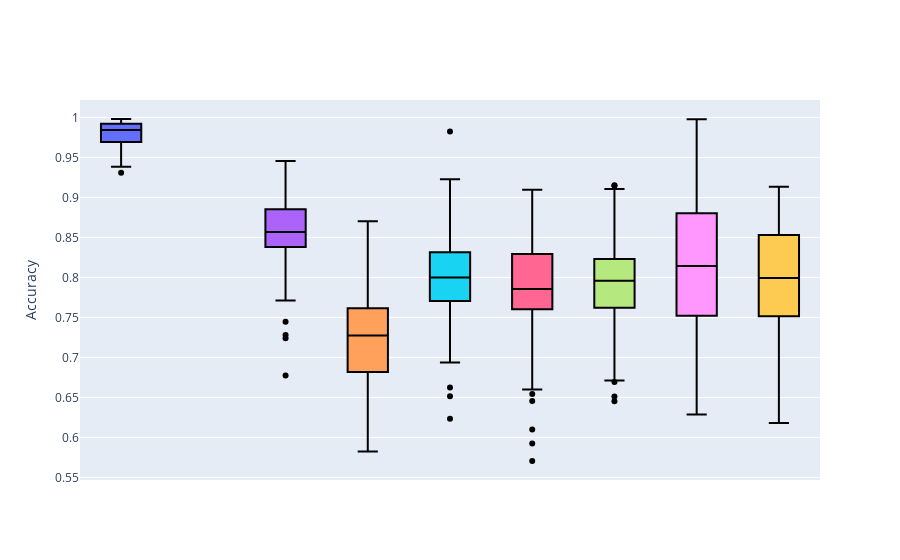

The notebook cell saved with this chart:
### Markdown cell above
### Accuracy (unlabelled)

### Code cell
#rel_dn

os.chdir('/media/krillman/240GB_DATA/codes2/SSL_GCM/')

d_n='n36_gaussian_mixture_d4_10000'
sdir=dspec.loc[d_n].save_folder

#print('computing for dn: {0}'.format(d_n))
master_spec=pd.read_excel('combined_spec.xls',sheet_name=None)
dspec=master_spec['dataset_spec'] #write dataset spec shorthand
dspec.set_index("d_n",inplace=True) #set idx for easier

csi=master_spec['dataset_si'][d_n].values
candidate_si=csi[~np.isnan(csi)]
candidate_si=[int(c) for c in candidate_si]
cspec=dspec.loc[d_n] #current spec
model_accs={}
all_si=[s for s in candidate_si]
model_accs['s_i']=all_si


with NoStdStreams():
    for current_model in model_names:
        vaccs=[]
        for s_i in candidate_si:
            try:
                vaccs.append(float(get_acc_ulab(dspec.save_folder.loc[d_n],s_i,current_model)))
            except:
                print('warning error for s_i: {0} and model: {1}'.format(s_i,current_model))
                vaccs.append(np.mean(vaccs))
        model_accs[current_model]=vaccs
    ma=pd.DataFrame(model_accs)

    for cm in model_names:
        ma[cm]=ma[cm].astype(str)

    list_of_plots=[]
    list_of_synthetic_plots=[]

    #get remaining s_i
    remaining_si=[i for i in ma.index]

    for s_i in remaining_si:
        im_fn=f'data_for_train_d_n_{d_n}_s_i_{s_i}_plot.png'
        fpath='../'+sdir+'/'+im_fn
        list_of_plots.append(fpath)
        im_fn=f'../{sdir}/synthetic_data/synthetic_data_d_n_{d_n}_s_i_{s_i}_plot.png'
        list_of_synthetic_plots.append(im_fn)
        
    ma['data_plot']=list_of_plots
    ma['synthetic_cgan_data']=list_of_synthetic_plots
    
    #all paths for decision boundary plots
    dict_of_paths={m:[get_soft_db_path(m,d_n,s_i,sdir) for s_i in remaining_si] for m in model_names }
    

    style_dict={}
    style_dict={m:make_float for m in model_names}
    style_dict.update({'data_plot':make_clickable,
                      'synthetic_cgan_data':make_clickable})

os.chdir('/media/krillman/240GB_DATA/codes2/SSL_GCM/collating_results')  


    
#ma.drop(columns=['s_i'],inplace=True)
#ma.style.format(style_dict)


#violin plots for model performamces
ma_i=copy.deepcopy(ma)

ma=ma_i.rename(columns={'CGAN_BASIC_DJ_SUPERVISED_CLASSIFIER':'CGAN_BASIC_SUPERVISED_CLASSIFIER'})


model_names_d4 = ['FULLY_SUPERVISED_CLASSIFIER',
               'CGAN_BASIC_SUPERVISED_CLASSIFIER',
               'VAT',
               'TRIPLE_GAN',
               'SSL_GAN',
               'SSL_VAE',
               'ENTROPY_MINIMISATION',
                'LABEL_PROPAGATION',
               'PARTIAL_SUPERVISED_CLASSIFIER']



ma_i=ma_i[model_names_d4]
ma_i=ma_i.astype(float)


fig = go.Figure()
for m in model_names_d4:
    fig.add_trace(go.Box(x=[m]*ma_i.shape[0],
                            y=ma_i[m],
                            name=m,
                        fillcolor=colours_dict[m],
                        marker_color="black"))

#fig.add_layout_image(dict(
#    source='causal_graphs/cg2.png',
#    x=0.7,
#    y=1,
#    )
#)
#ig.update_xaxes(title_text='Time')
fig.update_yaxes(title_text='Accuracy')
fig.update_xaxes(showticklabels=False)

fig.update_layout(showlegend=False)

fig.show()
fig.write_image("/media/krillman/240GB_DATA/codes2/SSL_GCM/collating_results/images/ulab_acc_g4_10000.png",scale=5)

### Figure 1 — Plotly figure (JSON) as saved in the notebook; plotly's stock layout.template omitted (floating-point values rounded to 4 significant figures)
{"data": [{"fillcolor": "#636EFA", "marker": {"color": "black"}, "name": "FULLY_SUPERVISED_CLASSIFIER", "type": "box", "x": ["FULLY_SUPERVISED_CLASSIFIER", "FULLY_SUPERVISED_CLASSIFIER", "FULLY_SUPERVISED_CLASSIFIER", "FULLY_SUPERVISED_CLASSIFIER", "FULLY_SUPERVISED_CLASSIFIER", "FULLY_SUPERVISED_CLASSIFIER", "FULLY_SUPERVISED_CLASSIFIER", "FULLY_SUPERVISED_CLASSIFIER", "FULLY_SUPERVISED_CLASSIFIER", "FULLY_SUPERVISED_CLASSIFIER", "FULLY_SUPERVISED_CLASSIFIER", "FULLY_SUPERVISED_CLASSIFIER", "FULLY_SUPERVISED_CLASSIFIER", "FULLY_SUPERVISED_CLASSIFIER", "FULLY_SUPERVISED_CLASSIFIER", "FULLY_SUPERVISED_CLASSIFIER", "FULLY_SUPERVISED_CLASSIFIER", "FULLY_SUPERVISED_CLASSIFIER", "FULLY_SUPERVISED_CLASSIFIER", "FULLY_SUPERVISED_CLASSIFIER", "FULLY_SUPERVISED_CLASSIFIER", "FULLY_SUPERVISED_CLASSIFIER", "FULLY_SUPERVISED_CLASSIFIER", "FULLY_SUPERVISED_CLASSIFIER", "FULLY_SUPERVISED_CLASSIFIER", "FULLY_SUPERVISED_CLASSIFIER", "FULLY_SUPERVISED_CLASSIFIER", "FULLY_SUPERVISED_CLASSIFIER", "FULLY_SUPERVISED_CLASSIFIER", "FULLY_SUPERVISED_CLASSIFIER", "FULLY_SUPERVISED_CLASSIFIER", "FULLY_SUPERVISED_CLASSIFIER", "FULLY_SUPERVISED_CLASSIFIER", "FULLY_SUPERVISED_CLASSIFIER", "FULLY_SUPERVISED_CLASSIFIER", "FULLY_SUPERVISED_CLASSIFIER", "FULLY_SUPERVISED_CLASSIFIER", "FULLY_SUPERVISED_CLASSIFIER", "FULLY_SUPERVISED_CLASSIFIER", "FULLY_SUPERVISED_CLASSIFIER", "FULLY_SUPERVISED_CLASSIFIER", "FULLY_SUPERVISED_CLASSIFIER", "FULLY_SUPERVISED_CLASSIFIER", "FULLY_SUPERVISED_CLASSIFIER", "FULLY_SUPERVISED_CLASSIFIER", "FULLY_SUPERVISED_CLASSIFIER", "FULLY_SUPERVISED_CLASSIFIER", "FULLY_SUPERVISED_CLASSIFIER", "FULLY_SUPERVISED_CLASSIFIER", "FULLY_SUPERVISED_CLASSIFIER", "FULLY_SUPERVISED_CLASSIFIER", "FULLY_SUPERVISED_CLASSIFIER", "FULLY_SUPERVISED_CLASSIFIER", "FULLY_SUPERVISED_CLASSIFIER", "FULLY_SUPERVISED_CLASSIFIER", "FULLY_SUPERVISED_CLASSIFIER", "FULLY_SUPERVISED_CLASSIFIER", "FULLY_SUPERVISED_CLASSIFIER", "FULLY_SUPERVISED_CLASSIFIER", "FULLY_SUPERVISED_CLASSIFIER", "FULLY_SUPERVISED_CLASSIFIER", "FULLY_SUPERVISED_CLASSIFIER", "FULLY_SUPERVISED_CLASSIFIER", "FULLY_SUPERVISED_CLASSIFIER", "FULLY_SUPERVISED_CLASSIFIER", "FULLY_SUPERVISED_CLASSIFIER", "FULLY_SUPERVISED_CLASSIFIER", "FULLY_SUPERVISED_CLASSIFIER", "FULLY_SUPERVISED_CLASSIFIER", "FULLY_SUPERVISED_CLASSIFIER", "FULLY_SUPERVISED_CLASSIFIER", "FULLY_SUPERVISED_CLASSIFIER", "FULLY_SUPERVISED_CLASSIFIER", "FULLY_SUPERVISED_CLASSIFIER", "FULLY_SUPERVISED_CLASSIFIER", "FULLY_SUPERVISED_CLASSIFIER", "FULLY_SUPERVISED_CLASSIFIER", "FULLY_SUPERVISED_CLASSIFIER", "FULLY_SUPERVISED_CLASSIFIER", "FULLY_SUPERVISED_CLASSIFIER", "FULLY_SUPERVISED_CLASSIFIER", "FULLY_SUPERVISED_CLASSIFIER", "FULLY_SUPERVISED_CLASSIFIER", "FULLY_SUPERVISED_CLASSIFIER", "FULLY_SUPERVISED_CLASSIFIER", "FULLY_SUPERVISED_CLASSIFIER", "FULLY_SUPERVISED_CLASSIFIER", "FULLY_SUPERVISED_CLASSIFIER", "FULLY_SUPERVISED_CLASSIFIER", "FULLY_SUPERVISED_CLASSIFIER", "FULLY_SUPERVISED_CLASSIFIER", "FULLY_SUPERVISED_CLASSIFIER", "FULLY_SUPERVISED_CLASSIFIER", "FULLY_SUPERVISED_CLASSIFIER", "FULLY_SUPERVISED_CLASSIFIER", "FULLY_SUPERVISED_CLASSIFIER", "FULLY_SUPERVISED_CLASSIFIER", "FULLY_SUPERVISED_CLASSIFIER", "FULLY_SUPERVISED_CLASSIFIER", "FULLY_SUPERVISED_CLASSIFIER"], "y": [0.9915, 0.9923, 0.9897, 0.983, 0.9588, 0.96, 0.9836, 0.9947, 0.9666, 0.9941, 0.9617, 0.9876, 0.9909, 0.9904, 0.9669, 0.9906, 0.9939, 0.993, 0.9881, 0.9722, 0.9386, 0.9691, 0.9906, 0.9931, 0.953, 0.9792, 0.9951, 0.9666, 0.9879, 0.996, 0.9498, 0.9938, 0.9948, 0.9578, 0.9679, 0.992, 0.9972, 0.962, 0.9704, 0.9858, 0.9925, 0.9801, 0.9887, 0.9835, 0.9644, 0.9678, 0.9739, 0.9717, 0.9932, 0.9596, 0.9769, 0.9919, 0.9897, 0.9857, 0.9851, 0.9865, 0.9743, 0.931, 0.9833, 0.9729, 0.9799, 0.9923, 0.9557, 0.9772, 0.9937, 0.9809, 0.9672, 0.9871, 0.9409, 0.9972, 0.9773, 0.9495, 0.9786, 0.9533, 0.9862, 0.9949, 0.9721, 0.9956, 0.9772, 0.9976, 0.9904, 0.9969, 0.9906, 0.9941, 0.9968, 0.9698, 0.9533, 0.9982, 0.9572, 0.9972, 0.973, 0.9972, 0.9671, 0.9836, 0.9894, 0.9835, 0.983, 0.9863, 0.9954, 0.9973]}, {"fillcolor": "#EF553B", "marker": {"color": "black"}, "name": "CGAN_BASIC_SUPERVISED_CLASSIFIER", "type": "box", "x": ["CGAN_BASIC_SUPERVISED_CLASSIFIER", "CGAN_BASIC_SUPERVISED_CLASSIFIER", "CGAN_BASIC_SUPERVISED_CLASSIFIER", "CGAN_BASIC_SUPERVISED_CLASSIFIER", "CGAN_BASIC_SUPERVISED_CLASSIFIER", "CGAN_BASIC_SUPERVISED_CLASSIFIER", "CGAN_BASIC_SUPERVISED_CLASSIFIER", "CGAN_BASIC_SUPERVISED_CLASSIFIER", "CGAN_BASIC_SUPERVISED_CLASSIFIER", "CGAN_BASIC_SUPERVISED_CLASSIFIER", "CGAN_BASIC_SUPERVISED_CLASSIFIER", "CGAN_BASIC_SUPERVISED_CLASSIFIER", "CGAN_BASIC_SUPERVISED_CLASSIFIER", "CGAN_BASIC_SUPERVISED_CLASSIFIER", "CGAN_BASIC_SUPERVISED_CLASSIFIER", "CGAN_BASIC_SUPERVISED_CLASSIFIER", "CGAN_BASIC_SUPERVISED_CLASSIFIER", "CGAN_BASIC_SUPERVISED_CLASSIFIER", "CGAN_BASIC_SUPERVISED_CLASSIFIER", "CGAN_BASIC_SUPERVISED_CLASSIFIER", "CGAN_BASIC_SUPERVISED_CLASSIFIER", "CGAN_BASIC_SUPERVISED_CLASSIFIER", "CGAN_BASIC_SUPERVISED_CLASSIFIER", "CGAN_BASIC_SUPERVISED_CLASSIFIER", "CGAN_BASIC_SUPERVISED_CLASSIFIER", "CGAN_BASIC_SUPERVISED_CLASSIFIER", "CGAN_BASIC_SUPERVISED_CLASSIFIER", "CGAN_BASIC_SUPERVISED_CLASSIFIER", "CGAN_BASIC_SUPERVISED_CLASSIFIER", "CGAN_BASIC_SUPERVISED_CLASSIFIER", "CGAN_BASIC_SUPERVISED_CLASSIFIER", "CGAN_BASIC_SUPERVISED_CLASSIFIER", "CGAN_BASIC_SUPERVISED_CLASSIFIER", "CGAN_BASIC_SUPERVISED_CLASSIFIER", "CGAN_BASIC_SUPERVISED_CLASSIFIER", "CGAN_BASIC_SUPERVISED_CLASSIFIER", "CGAN_BASIC_SUPERVISED_CLASSIFIER", "CGAN_BASIC_SUPERVISED_CLASSIFIER", "CGAN_BASIC_SUPERVISED_CLASSIFIER", "CGAN_BASIC_SUPERVISED_CLASSIFIER", "CGAN_BASIC_SUPERVISED_CLASSIFIER", "CGAN_BASIC_SUPERVISED_CLASSIFIER", "CGAN_BASIC_SUPERVISED_CLASSIFIER", "CGAN_BASIC_SUPERVISED_CLASSIFIER", "CGAN_BASIC_SUPERVISED_CLASSIFIER", "CGAN_BASIC_SUPERVISED_CLASSIFIER", "CGAN_BASIC_SUPERVISED_CLASSIFIER", "CGAN_BASIC_SUPERVISED_CLASSIFIER", "CGAN_BASIC_SUPERVISED_CLASSIFIER", "CGAN_BASIC_SUPERVISED_CLASSIFIER", "CGAN_BASIC_SUPERVISED_CLASSIFIER", "CGAN_BASIC_SUPERVISED_CLASSIFIER", "CGAN_BASIC_SUPERVISED_CLASSIFIER", "CGAN_BASIC_SUPERVISED_CLASSIFIER", "CGAN_BASIC_SUPERVISED_CLASSIFIER", "CGAN_BASIC_SUPERVISED_CLASSIFIER", "CGAN_BASIC_SUPERVISED_CLASSIFIER", "CGAN_BASIC_SUPERVISED_CLASSIFIER", "CGAN_BASIC_SUPERVISED_CLASSIFIER", "CGAN_BASIC_SUPERVISED_CLASSIFIER", "CGAN_BASIC_SUPERVISED_CLASSIFIER", "CGAN_BASIC_SUPERVISED_CLASSIFIER", "CGAN_BASIC_SUPERVISED_CLASSIFIER", "CGAN_BASIC_SUPERVISED_CLASSIFIER", "CGAN_BASIC_SUPERVISED_CLASSIFIER", "CGAN_BASIC_SUPERVISED_CLASSIFIER", "CGAN_BASIC_SUPERVISED_CLASSIFIER", "CGAN_BASIC_SUPERVISED_CLASSIFIER", "CGAN_BASIC_SUPERVISED_CLASSIFIER", "CGAN_BASIC_SUPERVISED_CLASSIFIER", "CGAN_BASIC_SUPERVISED_CLASSIFIER", "CGAN_BASIC_SUPERVISED_CLASSIFIER", "CGAN_BASIC_SUPERVISED_CLASSIFIER", "CGAN_BASIC_SUPERVISED_CLASSIFIER", "CGAN_BASIC_SUPERVISED_CLASSIFIER", "CGAN_BASIC_SUPERVISED_CLASSIFIER", "CGAN_BASIC_SUPERVISED_CLASSIFIER", "CGAN_BASIC_SUPERVISED_CLASSIFIER", "CGAN_BASIC_SUPERVISED_CLASSIFIER", "CGAN_BASIC_SUPERVISED_CLASSIFIER", "CGAN_BASIC_SUPERVISED_CLASSIFIER", "CGAN_BASIC_SUPERVISED_CLASSIFIER", "CGAN_BASIC_SUPERVISED_CLASSIFIER", "CGAN_BASIC_SUPERVISED_CLASSIFIER", "CGAN_BASIC_SUPERVISED_CLASSIFIER", "CGAN_BASIC_SUPERVISED_CLASSIFIER", "CGAN_BASIC_SUPERVISED_CLASSIFIER", "CGAN_BASIC_SUPERVISED_CLASSIFIER", "CGAN_BASIC_SUPERVISED_CLASSIFIER", "CGAN_BASIC_SUPERVISED_CLASSIFIER", "CGAN_BASIC_SUPERVISED_CLASSIFIER", "CGAN_BASIC_SUPERVISED_CLASSIFIER", "CGAN_BASIC_SUPERVISED_CLASSIFIER", "CGAN_BASIC_SUPERVISED_CLASSIFIER", "CGAN_BASIC_SUPERVISED_CLASSIFIER", "CGAN_BASIC_SUPERVISED_CLASSIFIER", "CGAN_BASIC_SUPERVISED_CLASSIFIER", "CGAN_BASIC_SUPERVISED_CLASSIFIER", "CGAN_BASIC_SUPERVISED_CLASSIFIER", "CGAN_BASIC_SUPERVISED_CLASSIFIER"], "y": [null, null, null, null, null, null, null, null, null, null, null, null, null, null, null, null, null, null, null, null, null, null, null, null, null, null, null, null, null, null, null, null, null, null, null, null, null, null, null, null, null, null, null, null, null, null, null, null, null, null, null, null, null, null, null, null, null, null, null, null, null, null, null, null, null, null, null, null, null, null, null, null, null, null, null, null, null, null, null, null, null, null, null, null, null, null, null, null, null, null, null, null, null, null, null, null, null, null, null, null]}, {"fillcolor": "#AB63FA", "marker": {"color": "black"}, "name": "VAT", "type": "box", "x": ["VAT", "VAT", "VAT", "VAT", "VAT", "VAT", "VAT", "VAT", "VAT", "VAT", "VAT", "VAT", "VAT", "VAT", "VAT", "VAT", "VAT", "VAT", "VAT", "VAT", "VAT", "VAT", "VAT", "VAT", "VAT", "VAT", "VAT", "VAT", "VAT", "VAT", "VAT", "VAT", "VAT", "VAT", "VAT", "VAT", "VAT", "VAT", "VAT", "VAT", "VAT", "VAT", "VAT", "VAT", "VAT", "VAT", "VAT", "VAT", "VAT", "VAT", "VAT", "VAT", "VAT", "VAT", "VAT", "VAT", "VAT", "VAT", "VAT", "VAT", "VAT", "VAT", "VAT", "VAT", "VAT", "VAT", "VAT", "VAT", "VAT", "VAT", "VAT", "VAT", "VAT", "VAT", "VAT", "VAT", "VAT", "VAT", "VAT", "VAT", "VAT", "VAT", "VAT", "VAT", "VAT", "VAT", "VAT", "VAT", "VAT", "VAT", "VAT", "VAT", "VAT", "VAT", "VAT", "VAT", "VAT", "VAT", "VAT", "VAT"], "y": [0.8037, 0.8848, 0.7282, 0.8022, 0.9011, 0.9197, 0.8359, 0.7241, 0.9096, 0.9031, 0.8493, 0.8141, 0.8238, 0.8425, 0.9194, 0.8525, 0.9249, 0.8522, 0.871, 0.7945, 0.7752, 0.8845, 0.8806, 0.9131, 0.8127, 0.8796, 0.9155, 0.8163, 0.9342, 0.8952, 0.8614, 0.8368, 0.8437, 0.8012, 0.8538, 0.8652, 0.9178, 0.8849, 0.8633, 0.7447, 0.9106, 0.7832, 0.7712, 0.8695, 0.8857, 0.839, 0.9254, 0.9264, 0.9009, 0.8682, 0.8596, 0.9102, 0.8882, 0.8021, 0.9443, 0.854, 0.8621, 0.8388, 0.8664, 0.8709, 0.8642, 0.8808, 0.87, 0.9456, 0.8936, 0.8796, 0.8162, 0.7942, 0.8511, 0.8218, 0.8713, 0.9034, 0.8917, 0.774, 0.9064, 0.8946, 0.8327, 0.8735, 0.6776, 0.8229, 0.8493, 0.8681, 0.8377, 0.857, 0.857, 0.857, 0.857, 0.857, 0.857, 0.857, 0.857, 0.857, 0.857, 0.857, 0.857, 0.857, 0.857, 0.857, 0.857, 0.857]}, {"fillcolor": "#FFA15A", "marker": {"color": "black"}, "name": "TRIPLE_GAN", "type": "box", "x": ["TRIPLE_GAN", "TRIPLE_GAN", "TRIPLE_GAN", "TRIPLE_GAN", "TRIPLE_GAN", "TRIPLE_GAN", "TRIPLE_GAN", "TRIPLE_GAN", "TRIPLE_GAN", "TRIPLE_GAN", "TRIPLE_GAN", "TRIPLE_GAN", "TRIPLE_GAN", "TRIPLE_GAN", "TRIPLE_GAN", "TRIPLE_GAN", "TRIPLE_GAN", "TRIPLE_GAN", "TRIPLE_GAN", "TRIPLE_GAN", "TRIPLE_GAN", "TRIPLE_GAN", "TRIPLE_GAN", "TRIPLE_GAN", "TRIPLE_GAN", "TRIPLE_GAN", "TRIPLE_GAN", "TRIPLE_GAN", "TRIPLE_GAN", "TRIPLE_GAN", "TRIPLE_GAN", "TRIPLE_GAN", "TRIPLE_GAN", "TRIPLE_GAN", "TRIPLE_GAN", "TRIPLE_GAN", "TRIPLE_GAN", "TRIPLE_GAN", "TRIPLE_GAN", "TRIPLE_GAN", "TRIPLE_GAN", "TRIPLE_GAN", "TRIPLE_GAN", "TRIPLE_GAN", "TRIPLE_GAN", "TRIPLE_GAN", "TRIPLE_GAN", "TRIPLE_GAN", "TRIPLE_GAN", "TRIPLE_GAN", "TRIPLE_GAN", "TRIPLE_GAN", "TRIPLE_GAN", "TRIPLE_GAN", "TRIPLE_GAN", "TRIPLE_GAN", "TRIPLE_GAN", "TRIPLE_GAN", "TRIPLE_GAN", "TRIPLE_GAN", "TRIPLE_GAN", "TRIPLE_GAN", "TRIPLE_GAN", "TRIPLE_GAN", "TRIPLE_GAN", "TRIPLE_GAN", "TRIPLE_GAN", "TRIPLE_GAN", "TRIPLE_GAN", "TRIPLE_GAN", "TRIPLE_GAN", "TRIPLE_GAN", "TRIPLE_GAN", "TRIPLE_GAN", "TRIPLE_GAN", "TRIPLE_GAN", "TRIPLE_GAN", "TRIPLE_GAN", "TRIPLE_GAN", "TRIPLE_GAN", "TRIPLE_GAN", "TRIPLE_GAN", "TRIPLE_GAN", "TRIPLE_GAN", "TRIPLE_GAN", "TRIPLE_GAN", "TRIPLE_GAN", "TRIPLE_GAN", "TRIPLE_GAN", "TRIPLE_GAN", "TRIPLE_GAN", "TRIPLE_GAN", "TRIPLE_GAN", "TRIPLE_GAN", "TRIPLE_GAN", "TRIPLE_GAN", "TRIPLE_GAN", "TRIPLE_GAN", "TRIPLE_GAN", "TRIPLE_GAN"], "y": [0.6627, 0.7394, 0.6162, 0.758, 0.8705, 0.7293, 0.736, 0.6433, 0.7446, 0.6874, 0.7611, 0.7224, 0.5827, 0.6611, 0.688, 0.7362, 0.793, 0.8539, 0.7221, 0.6825, 0.6638, 0.6326, 0.7623, 0.8269, 0.6326, 0.8092, 0.7917, 0.8469, 0.652, 0.7175, 0.6866, 0.7126, 0.7664, 0.7306, 0.6417, 0.8296, 0.7269, 0.6651, 0.7871, 0.6677, 0.7418, 0.772, 0.6812, 0.7552, 0.6781, 0.6472, 0.8099, 0.8236, 0.6778, 0.645, 0.756, 0.8031, 0.7639, 0.6606, 0.7339, 0.6461, 0.6356, 0.6741, 0.7628, 0.6196, 0.7251, 0.8397, 0.7322, 0.7414, 0.6851, 0.8135, 0.7077, 0.6952, 0.8214, 0.7926, 0.709, 0.7511, 0.7587, 0.7786, 0.8593, 0.8016, 0.761, 0.7462, 0.7285, 0.6275, 0.6521, 0.8182, 0.6042, 0.7274, 0.7274, 0.7274, 0.7274, 0.7274, 0.7274, 0.7274, 0.7274, 0.7274, 0.7274, 0.7274, 0.7274, 0.7274, 0.7274, 0.7274, 0.7274, 0.7274]}, {"fillcolor": "#19D3F3", "marker": {"color": "black"}, "name": "SSL_GAN", "type": "box", "x": ["SSL_GAN", "SSL_GAN", "SSL_GAN", "SSL_GAN", "SSL_GAN", "SSL_GAN", "SSL_GAN", "SSL_GAN", "SSL_GAN", "SSL_GAN", "SSL_GAN", "SSL_GAN", "SSL_GAN", "SSL_GAN", "SSL_GAN", "SSL_GAN", "SSL_GAN", "SSL_GAN", "SSL_GAN", "SSL_GAN", "SSL_GAN", "SSL_GAN", "SSL_GAN", "SSL_GAN", "SSL_GAN", "SSL_GAN", "SSL_GAN", "SSL_GAN", "SSL_GAN", "SSL_GAN", "SSL_GAN", "SSL_GAN", "SSL_GAN", "SSL_GAN", "SSL_GAN", "SSL_GAN", "SSL_GAN", "SSL_GAN", "SSL_GAN", "SSL_GAN", "SSL_GAN", "SSL_GAN", "SSL_GAN", "SSL_GAN", "SSL_GAN", "SSL_GAN", "SSL_GAN", "SSL_GAN", "SSL_GAN", "SSL_GAN", "SSL_GAN", "SSL_GAN", "SSL_GAN", "SSL_GAN", "SSL_GAN", "SSL_GAN", "SSL_GAN", "SSL_GAN", "SSL_GAN", "SSL_GAN", "SSL_GAN", "SSL_GAN", "SSL_GAN", "SSL_GAN", "SSL_GAN", "SSL_GAN", "SSL_GAN", "SSL_GAN", "SSL_GAN", "SSL_GAN", "SSL_GAN", "SSL_GAN", "SSL_GAN", "SSL_GAN", "SSL_GAN", "SSL_GAN", "SSL_GAN", "SSL_GAN", "SSL_GAN", "SSL_GAN", "SSL_GAN", "SSL_GAN", "SSL_GAN", "SSL_GAN", "SSL_GAN", "SSL_GAN", "SSL_GAN", "SSL_GAN", "SSL_GAN", "SSL_GAN", "SSL_GAN", "SSL_GAN", "SSL_GAN", "SSL_GAN", "SSL_GAN", "SSL_GAN", "SSL_GAN", "SSL_GAN", "SSL_GAN", "SSL_GAN"], "y": [0.7301, 0.9115, 0.6235, 0.8057, 0.9187, 0.826, 0.7646, 0.7415, 0.827, 0.8374, 0.7776, 0.7981, 0.7387, 0.8525, 0.7754, 0.8042, 0.8925, 0.8594, 0.7178, 0.7336, 0.6516, 0.6939, 0.8311, 0.8661, 0.7132, 0.7866, 0.8855, 0.7847, 0.8491, 0.7859, 0.7715, 0.7383, 0.7552, 0.8373, 0.8784, 0.8329, 0.8358, 0.864, 0.8317, 0.7214, 0.7968, 0.8261, 0.7431, 0.7543, 0.8123, 0.7546, 0.821, 0.8502, 0.8921, 0.8689, 0.8314, 0.8737, 0.7637, 0.77, 0.8381, 0.6986, 0.8036, 0.813, 0.811, 0.779, 0.7951, 0.8886, 0.8065, 0.9827, 0.71, 0.7875, 0.7735, 0.7772, 0.6625, 0.7859, 0.8135, 0.7703, 0.8001, 0.8296, 0.9229, 0.8781, 0.7709, 0.8307, 0.7834, 0.747, 0.7132, 0.882, 0.7421, 0.8001, 0.8001, 0.8001, 0.8001, 0.8001, 0.8001, 0.8001, 0.8001, 0.8001, 0.8001, 0.8001, 0.8001, 0.8001, 0.8001, 0.8001, 0.8001, 0.8001]}, {"fillcolor": "#FF6692", "marker": {"color": "black"}, "name": "SSL_VAE", "type": "box", "x": ["SSL_VAE", "SSL_VAE", "SSL_VAE", "SSL_VAE", "SSL_VAE", "SSL_VAE", "SSL_VAE", "SSL_VAE", "SSL_VAE", "SSL_VAE", "SSL_VAE", "SSL_VAE", "SSL_VAE", "SSL_VAE", "SSL_VAE", "SSL_VAE", "SSL_VAE", "SSL_VAE", "SSL_VAE", "SSL_VAE", "SSL_VAE", "SSL_VAE", "SSL_VAE", "SSL_VAE", "SSL_VAE", "SSL_VAE", "SSL_VAE", "SSL_VAE", "SSL_VAE", "SSL_VAE", "SSL_VAE", "SSL_VAE", "SSL_VAE", "SSL_VAE", "SSL_VAE", "SSL_VAE", "SSL_VAE", "SSL_VAE", "SSL_VAE", "SSL_VAE", "SSL_VAE", "SSL_VAE", "SSL_VAE", "SSL_VAE", "SSL_VAE", "SSL_VAE", "SSL_VAE", "SSL_VAE", "SSL_VAE", "SSL_VAE", "SSL_VAE", "SSL_VAE", "SSL_VAE", "SSL_VAE", "SSL_VAE", "SSL_VAE", "SSL_VAE", "SSL_VAE", "SSL_VAE", "SSL_VAE", "SSL_VAE", "SSL_VAE", "SSL_VAE", "SSL_VAE", "SSL_VAE", "SSL_VAE", "SSL_VAE", "SSL_VAE", "SSL_VAE", "SSL_VAE", "SSL_VAE", "SSL_VAE", "SSL_VAE", "SSL_VAE", "SSL_VAE", "SSL_VAE", "SSL_VAE", "SSL_VAE", "SSL_VAE", "SSL_VAE", "SSL_VAE", "SSL_VAE", "SSL_VAE", "SSL_VAE", "SSL_VAE", "SSL_VAE", "SSL_VAE", "SSL_VAE", "SSL_VAE", "SSL_VAE", "SSL_VAE", "SSL_VAE", "SSL_VAE", "SSL_VAE", "SSL_VAE", "SSL_VAE", "SSL_VAE", "SSL_VAE", "SSL_VAE", "SSL_VAE"], "y": [0.5927, 0.8849, 0.7314, 0.796, 0.9023, 0.7608, 0.8232, 0.6457, 0.8479, 0.8256, 0.8163, 0.7878, 0.8037, 0.8382, 0.6709, 0.7597, 0.8809, 0.7491, 0.831, 0.6741, 0.8438, 0.7802, 0.7698, 0.9098, 0.7483, 0.7714, 0.8772, 0.8116, 0.8297, 0.7908, 0.6864, 0.8331, 0.8292, 0.7675, 0.8529, 0.8006, 0.7324, 0.8706, 0.8068, 0.5707, 0.8571, 0.8227, 0.6101, 0.7139, 0.8868, 0.701, 0.8534, 0.8316, 0.7766, 0.8224, 0.7417, 0.8169, 0.8136, 0.723, 0.8264, 0.7347, 0.7329, 0.7817, 0.8171, 0.7046, 0.6891, 0.8607, 0.8512, 0.8689, 0.8304, 0.7957, 0.7876, 0.66, 0.7303, 0.801, 0.7782, 0.7305, 0.7927, 0.7733, 0.8685, 0.8643, 0.809, 0.8662, 0.6545, 0.7754, 0.8197, 0.8614, 0.6677, 0.7857, 0.7857, 0.7857, 0.7857, 0.7857, 0.7857, 0.7857, 0.7857, 0.7857, 0.7857, 0.7857, 0.7857, 0.7857, 0.7857, 0.7857, 0.7857, 0.7857]}, {"fillcolor": "#B6E880", "marker": {"color": "black"}, "name": "ENTROPY_MINIMISATION", "type": "box", "x": ["ENTROPY_MINIMISATION", "ENTROPY_MINIMISATION", "ENTROPY_MINIMISATION", "ENTROPY_MINIMISATION", "ENTROPY_MINIMISATION", "ENTROPY_MINIMISATION", "ENTROPY_MINIMISATION", "ENTROPY_MINIMISATION", "ENTROPY_MINIMISATION", "ENTROPY_MINIMISATION", "ENTROPY_MINIMISATION", "ENTROPY_MINIMISATION", "ENTROPY_MINIMISATION", "ENTROPY_MINIMISATION", "ENTROPY_MINIMISATION", "ENTROPY_MINIMISATION", "ENTROPY_MINIMISATION", "ENTROPY_MINIMISATION", "ENTROPY_MINIMISATION", "ENTROPY_MINIMISATION", "ENTROPY_MINIMISATION", "ENTROPY_MINIMISATION", "ENTROPY_MINIMISATION", "ENTROPY_MINIMISATION", "ENTROPY_MINIMISATION", "ENTROPY_MINIMISATION", "ENTROPY_MINIMISATION", "ENTROPY_MINIMISATION", "ENTROPY_MINIMISATION", "ENTROPY_MINIMISATION", "ENTROPY_MINIMISATION", "ENTROPY_MINIMISATION", "ENTROPY_MINIMISATION", "ENTROPY_MINIMISATION", "ENTROPY_MINIMISATION", "ENTROPY_MINIMISATION", "ENTROPY_MINIMISATION", "ENTROPY_MINIMISATION", "ENTROPY_MINIMISATION", "ENTROPY_MINIMISATION", "ENTROPY_MINIMISATION", "ENTROPY_MINIMISATION", "ENTROPY_MINIMISATION", "ENTROPY_MINIMISATION", "ENTROPY_MINIMISATION", "ENTROPY_MINIMISATION", "ENTROPY_MINIMISATION", "ENTROPY_MINIMISATION", "ENTROPY_MINIMISATION", "ENTROPY_MINIMISATION", "ENTROPY_MINIMISATION", "ENTROPY_MINIMISATION", "ENTROPY_MINIMISATION", "ENTROPY_MINIMISATION", "ENTROPY_MINIMISATION", "ENTROPY_MINIMISATION", "ENTROPY_MINIMISATION", "ENTROPY_MINIMISATION", "ENTROPY_MINIMISATION", "ENTROPY_MINIMISATION", "ENTROPY_MINIMISATION", "ENTROPY_MINIMISATION", "ENTROPY_MINIMISATION", "ENTROPY_MINIMISATION", "ENTROPY_MINIMISATION", "ENTROPY_MINIMISATION", "ENTROPY_MINIMISATION", "ENTROPY_MINIMISATION", "ENTROPY_MINIMISATION", "ENTROPY_MINIMISATION", "ENTROPY_MINIMISATION", "ENTROPY_MINIMISATION", "ENTROPY_MINIMISATION", "ENTROPY_MINIMISATION", "ENTROPY_MINIMISATION", "ENTROPY_MINIMISATION", "ENTROPY_MINIMISATION", "ENTROPY_MINIMISATION", "ENTROPY_MINIMISATION", "ENTROPY_MINIMISATION", "ENTROPY_MINIMISATION", "ENTROPY_MINIMISATION", "ENTROPY_MINIMISATION", "ENTROPY_MINIMISATION", "ENTROPY_MINIMISATION", "ENTROPY_MINIMISATION", "ENTROPY_MINIMISATION", "ENTROPY_MINIMISATION", "ENTROPY_MINIMISATION", "ENTROPY_MINIMISATION", "ENTROPY_MINIMISATION", "ENTROPY_MINIMISATION", "ENTROPY_MINIMISATION", "ENTROPY_MINIMISATION", "ENTROPY_MINIMISATION", "ENTROPY_MINIMISATION", "ENTROPY_MINIMISATION", "ENTROPY_MINIMISATION", "ENTROPY_MINIMISATION", "ENTROPY_MINIMISATION"], "y": [0.7502, 0.8248, 0.6454, 0.8533, 0.8163, 0.8008, 0.7927, 0.7353, 0.8619, 0.8189, 0.7368, 0.7969, 0.8096, 0.8329, 0.6512, 0.7734, 0.8833, 0.7877, 0.7673, 0.7425, 0.8214, 0.7414, 0.7799, 0.8928, 0.7512, 0.8215, 0.8549, 0.7628, 0.8045, 0.8283, 0.8078, 0.7996, 0.8715, 0.7664, 0.8581, 0.8321, 0.7455, 0.8866, 0.7444, 0.686, 0.7859, 0.8, 0.7122, 0.7156, 0.8421, 0.7511, 0.9106, 0.8604, 0.8945, 0.8914, 0.7433, 0.8377, 0.7875, 0.7954, 0.8141, 0.7354, 0.7578, 0.8125, 0.8755, 0.6712, 0.8646, 0.9155, 0.6978, 0.9066, 0.7642, 0.7105, 0.7787, 0.7974, 0.7265, 0.7751, 0.7618, 0.7998, 0.818, 0.737, 0.8913, 0.795, 0.7462, 0.9147, 0.6695, 0.7869, 0.7928, 0.9026, 0.797, 0.7962, 0.7962, 0.7962, 0.7962, 0.7962, 0.7962, 0.7962, 0.7962, 0.7962, 0.7962, 0.7962, 0.7962, 0.7962, 0.7962, 0.7962, 0.7962, 0.7962]}, {"fillcolor": "#FF97FF", "marker": {"color": "black"}, "name": "LABEL_PROPAGATION", "type": "box", "x": ["LABEL_PROPAGATION", "LABEL_PROPAGATION", "LABEL_PROPAGATION", "LABEL_PROPAGATION", "LABEL_PROPAGATION", "LABEL_PROPAGATION", "LABEL_PROPAGATION", "LABEL_PROPAGATION", "LABEL_PROPAGATION", "LABEL_PROPAGATION", "LABEL_PROPAGATION", "LABEL_PROPAGATION", "LABEL_PROPAGATION", "LABEL_PROPAGATION", "LABEL_PROPAGATION", "LABEL_PROPAGATION", "LABEL_PROPAGATION", "LABEL_PROPAGATION", "LABEL_PROPAGATION", "LABEL_PROPAGATION", "LABEL_PROPAGATION", "LABEL_PROPAGATION", "LABEL_PROPAGATION", "LABEL_PROPAGATION", "LABEL_PROPAGATION", "LABEL_PROPAGATION", "LABEL_PROPAGATION", "LABEL_PROPAGATION", "LABEL_PROPAGATION", "LABEL_PROPAGATION", "LABEL_PROPAGATION", "LABEL_PROPAGATION", "LABEL_PROPAGATION", "LABEL_PROPAGATION", "LABEL_PROPAGATION", "LABEL_PROPAGATION", "LABEL_PROPAGATION", "LABEL_PROPAGATION", "LABEL_PROPAGATION", "LABEL_PROPAGATION", "LABEL_PROPAGATION", "LABEL_PROPAGATION", "LABEL_PROPAGATION", "LABEL_PROPAGATION", "LABEL_PROPAGATION", "LABEL_PROPAGATION", "LABEL_PROPAGATION", "LABEL_PROPAGATION", "LABEL_PROPAGATION", "LABEL_PROPAGATION", "LABEL_PROPAGATION", "LABEL_PROPAGATION", "LABEL_PROPAGATION", "LABEL_PROPAGATION", "LABEL_PROPAGATION", "LABEL_PROPAGATION", "LABEL_PROPAGATION", "LABEL_PROPAGATION", "LABEL_PROPAGATION", "LABEL_PROPAGATION", "LABEL_PROPAGATION", "LABEL_PROPAGATION", "LABEL_PROPAGATION", "LABEL_PROPAGATION", "LABEL_PROPAGATION", "LABEL_PROPAGATION", "LABEL_PROPAGATION", "LABEL_PROPAGATION", "LABEL_PROPAGATION", "LABEL_PROPAGATION", "LABEL_PROPAGATION", "LABEL_PROPAGATION", "LABEL_PROPAGATION", "LABEL_PROPAGATION", "LABEL_PROPAGATION", "LABEL_PROPAGATION", "LABEL_PROPAGATION", "LABEL_PROPAGATION", "LABEL_PROPAGATION", "LABEL_PROPAGATION", "LABEL_PROPAGATION", "LABEL_PROPAGATION", "LABEL_PROPAGATION", "LABEL_PROPAGATION", "LABEL_PROPAGATION", "LABEL_PROPAGATION", "LABEL_PROPAGATION", "LABEL_PROPAGATION", "LABEL_PROPAGATION", "LABEL_PROPAGATION", "LABEL_PROPAGATION", "LABEL_PROPAGATION", "LABEL_PROPAGATION", "LABEL_PROPAGATION", "LABEL_PROPAGATION", "LABEL_PROPAGATION", "LABEL_PROPAGATION", "LABEL_PROPAGATION", "LABEL_PROPAGATION", "LABEL_PROPAGATION"], "y": [0.7292, 0.8786, 0.657, 0.8632, 0.9284, 0.9325, 0.8377, 0.7196, 0.917, 0.9586, 0.707, 0.8373, 0.6741, 0.8479, 0.7493, 0.7651, 0.8936, 0.7995, 0.7707, 0.692, 0.7333, 0.6967, 0.8442, 0.9527, 0.7983, 0.7847, 0.9165, 0.7554, 0.9045, 0.7936, 0.839, 0.826, 0.8354, 0.7243, 0.6906, 0.8913, 0.77, 0.9979, 0.8759, 0.6287, 0.8832, 0.799, 0.7335, 0.6874, 0.9131, 0.6708, 0.8384, 0.7466, 0.9236, 0.935, 0.7357, 0.9232, 0.8111, 0.7884, 0.9253, 0.7259, 0.8904, 0.8151, 0.8619, 0.7315, 0.8914, 0.8838, 0.8413, 0.8819, 0.901, 0.9327, 0.8022, 0.6645, 0.7338, 0.8462, 0.7139, 0.8698, 0.8748, 0.6665, 0.973, 0.8172, 0.7724, 0.9673, 0.6445, 0.7713, 0.6826, 0.896, 0.8144, 0.8144, 0.8144, 0.8144, 0.8144, 0.8144, 0.8144, 0.8144, 0.8144, 0.8144, 0.8144, 0.8144, 0.8144, 0.8144, 0.8144, 0.8144, 0.8144, 0.8144]}, {"fillcolor": "#FECB52", "marker": {"color": "black"}, "name": "PARTIAL_SUPERVISED_CLASSIFIER", "type": "box", "x": ["PARTIAL_SUPERVISED_CLASSIFIER", "PARTIAL_SUPERVISED_CLASSIFIER", "PARTIAL_SUPERVISED_CLASSIFIER", "PARTIAL_SUPERVISED_CLASSIFIER", "PARTIAL_SUPERVISED_CLASSIFIER", "PARTIAL_SUPERVISED_CLASSIFIER", "PARTIAL_SUPERVISED_CLASSIFIER", "PARTIAL_SUPERVISED_CLASSIFIER", "PARTIAL_SUPERVISED_CLASSIFIER", "PARTIAL_SUPERVISED_CLASSIFIER", "PARTIAL_SUPERVISED_CLASSIFIER", "PARTIAL_SUPERVISED_CLASSIFIER", "PARTIAL_SUPERVISED_CLASSIFIER", "PARTIAL_SUPERVISED_CLASSIFIER", "PARTIAL_SUPERVISED_CLASSIFIER", "PARTIAL_SUPERVISED_CLASSIFIER", "PARTIAL_SUPERVISED_CLASSIFIER", "PARTIAL_SUPERVISED_CLASSIFIER", "PARTIAL_SUPERVISED_CLASSIFIER", "PARTIAL_SUPERVISED_CLASSIFIER", "PARTIAL_SUPERVISED_CLASSIFIER", "PARTIAL_SUPERVISED_CLASSIFIER", "PARTIAL_SUPERVISED_CLASSIFIER", "PARTIAL_SUPERVISED_CLASSIFIER", "PARTIAL_SUPERVISED_CLASSIFIER", "PARTIAL_SUPERVISED_CLASSIFIER", "PARTIAL_SUPERVISED_CLASSIFIER", "PARTIAL_SUPERVISED_CLASSIFIER", "PARTIAL_SUPERVISED_CLASSIFIER", "PARTIAL_SUPERVISED_CLASSIFIER", "PARTIAL_SUPERVISED_CLASSIFIER", "PARTIAL_SUPERVISED_CLASSIFIER", "PARTIAL_SUPERVISED_CLASSIFIER", "PARTIAL_SUPERVISED_CLASSIFIER", "PARTIAL_SUPERVISED_CLASSIFIER", "PARTIAL_SUPERVISED_CLASSIFIER", "PARTIAL_SUPERVISED_CLASSIFIER", "PARTIAL_SUPERVISED_CLASSIFIER", "PARTIAL_SUPERVISED_CLASSIFIER", "PARTIAL_SUPERVISED_CLASSIFIER", "PARTIAL_SUPERVISED_CLASSIFIER", "PARTIAL_SUPERVISED_CLASSIFIER", "PARTIAL_SUPERVISED_CLASSIFIER", "PARTIAL_SUPERVISED_CLASSIFIER", "PARTIAL_SUPERVISED_CLASSIFIER", "PARTIAL_SUPERVISED_CLASSIFIER", "PARTIAL_SUPERVISED_CLASSIFIER", "PARTIAL_SUPERVISED_CLASSIFIER", "PARTIAL_SUPERVISED_CLASSIFIER", "PARTIAL_SUPERVISED_CLASSIFIER", "PARTIAL_SUPERVISED_CLASSIFIER", "PARTIAL_SUPERVISED_CLASSIFIER", "PARTIAL_SUPERVISED_CLASSIFIER", "PARTIAL_SUPERVISED_CLASSIFIER", "PARTIAL_SUPERVISED_CLASSIFIER", "PARTIAL_SUPERVISED_CLASSIFIER", "PARTIAL_SUPERVISED_CLASSIFIER", "PARTIAL_SUPERVISED_CLASSIFIER", "PARTIAL_SUPERVISED_CLASSIFIER", "PARTIAL_SUPERVISED_CLASSIFIER", "PARTIAL_SUPERVISED_CLASSIFIER", "PARTIAL_SUPERVISED_CLASSIFIER", "PARTIAL_SUPERVISED_CLASSIFIER", "PARTIAL_SUPERVISED_CLASSIFIER", "PARTIAL_SUPERVISED_CLASSIFIER", "PARTIAL_SUPERVISED_CLASSIFIER", "PARTIAL_SUPERVISED_CLASSIFIER", "PARTIAL_SUPERVISED_CLASSIFIER", "PARTIAL_SUPERVISED_CLASSIFIER", "PARTIAL_SUPERVISED_CLASSIFIER", "PARTIAL_SUPERVISED_CLASSIFIER", "PARTIAL_SUPERVISED_CLASSIFIER", "PARTIAL_SUPERVISED_CLASSIFIER", "PARTIAL_SUPERVISED_CLASSIFIER", "PARTIAL_SUPERVISED_CLASSIFIER", "PARTIAL_SUPERVISED_CLASSIFIER", "PARTIAL_SUPERVISED_CLASSIFIER", "PARTIAL_SUPERVISED_CLASSIFIER", "PARTIAL_SUPERVISED_CLASSIFIER", "PARTIAL_SUPERVISED_CLASSIFIER", "PARTIAL_SUPERVISED_CLASSIFIER", "PARTIAL_SUPERVISED_CLASSIFIER", "PARTIAL_SUPERVISED_CLASSIFIER", "PARTIAL_SUPERVISED_CLASSIFIER", "PARTIAL_SUPERVISED_CLASSIFIER", "PARTIAL_SUPERVISED_CLASSIFIER", "PARTIAL_SUPERVISED_CLASSIFIER", "PARTIAL_SUPERVISED_CLASSIFIER", "PARTIAL_SUPERVISED_CLASSIFIER", "PARTIAL_SUPERVISED_CLASSIFIER", "PARTIAL_SUPERVISED_CLASSIFIER", "PARTIAL_SUPERVISED_CLASSIFIER", "PARTIAL_SUPERVISED_CLASSIFIER", "PARTIAL_SUPERVISED_CLASSIFIER", "PARTIAL_SUPERVISED_CLASSIFIER", "PARTIAL_SUPERVISED_CLASSIFIER", "PARTIAL_SUPERVISED_CLASSIFIER", "PARTIAL_SUPERVISED_CLASSIFIER", "PARTIAL_SUPERVISED_CLASSIFIER", "PARTIAL_SUPERVISED_CLASSIFIER"], "y": [0.6891, 0.8332, 0.7295, 0.8637, 0.8885, 0.8113, 0.8602, 0.7045, 0.8686, 0.8193, 0.7205, 0.791, 0.793, 0.8495, 0.6218, 0.7803, 0.8768, 0.829, 0.8168, 0.7041, 0.8214, 0.6363, 0.7866, 0.9035, 0.7965, 0.814, 0.8713, 0.7626, 0.8404, 0.7282, 0.8364, 0.8573, 0.8274, 0.7546, 0.8173, 0.8325, 0.8001, 0.8862, 0.8603, 0.6859, 0.7927, 0.7669, 0.7244, 0.7139, 0.8976, 0.7803, 0.8959, 0.8738, 0.8859, 0.855, 0.7587, 0.8358, 0.7577, 0.7299, 0.86, 0.7504, 0.79, 0.8169, 0.796, 0.6715, 0.8547, 0.9128, 0.7871, 0.8871, 0.7648, 0.6651, 0.7526, 0.7979, 0.6529, 0.7815, 0.7794, 0.8228, 0.8447, 0.7475, 0.8947, 0.8387, 0.733, 0.9134, 0.7115, 0.7859, 0.7491, 0.8882, 0.8531, 0.8423, 0.7624, 0.8, 0.7945, 0.7861, 0.7062, 0.8009, 0.8893, 0.6183, 0.8531, 0.7067, 0.8448, 0.836, 0.7991, 0.7262, 0.8611, 0.748]}], "layout": {"showlegend": false, "xaxis": {"showticklabels": false}, "yaxis": {"title": {"text": "Accuracy"}}}}
